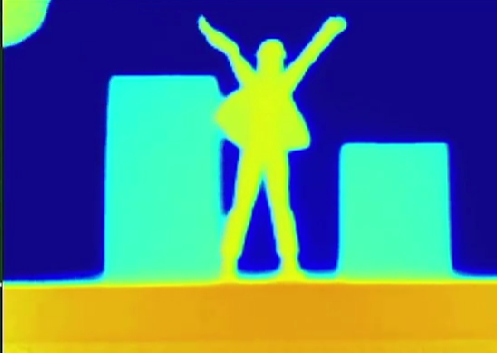
#> input picture Python Scripts/test5.png, 497 x 353 px, found by its file name
$ python servo_angles.py
#> lines starting #> are read from the running program, lines starting #| are printed output that depends on the picture
#************************it is the final one for nxm matric no hardware****************************
#************************it is the final one for nxm matric no hardware****************************
#************************it is the final one for nxm matric no hardware****************************
#************************it is the final one for nxm matric no hardware****************************
import cv2
import numpy as np
import matplotlib.pyplot as plt
from matplotlib import cm

# Step 1: Read image
image = cv2.imread("T:/Scripts\/Major Project/tangible-user-interface/Python Scripts/test5.png")
#> image is the input picture: shape (353, 497, 3); mean B, G, R 125.4, 121.7, 85.7
image = cv2.cvtColor(image, cv2.COLOR_BGR2RGB)
# Mirror the image horizontally
image = cv2.flip(image, 1)
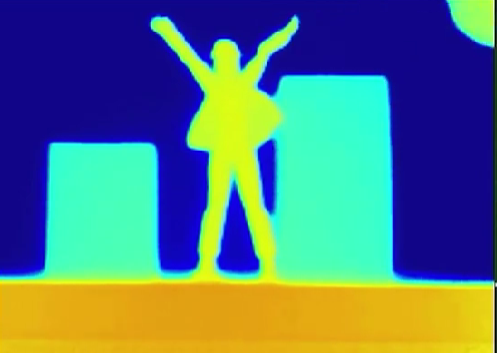
#> image: shape (353, 497, 3); mean R, G, B 85.7, 121.7, 125.4

# Step 2: Convert to HSV and extract Hue channel
hsv = cv2.cvtColor(image, cv2.COLOR_RGB2HSV).astype(np.float32)
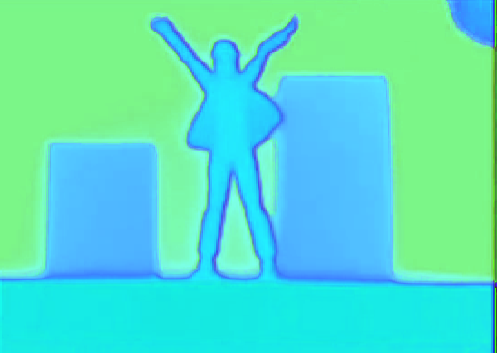
#> hsv: shape (353, 497, 3) float32; mean R, G, B 85.1, 224.6, 197.7
hue = hsv[:, :, 0] / 179.0  # Normalize Hue to [0, 1]
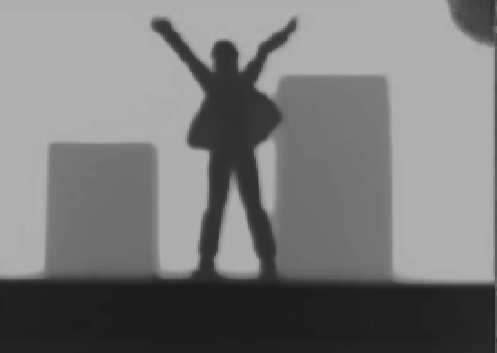
#> hue: shape (353, 497) float32; min 0.112, max 0.704, mean 0.476

# Step 3: Divide into submatrices and compute sums
def sub_matrix(hue_channel, num_blocks=5):
#> called with num_blocks = 3
    h, w = hue_channel.shape
#> h = 353; w = 497
    sub_row_size = h // num_blocks
#> sub_row_size = 117
    sub_col_size = w // num_blocks
#> sub_col_size = 165

    sub_matrices = []
    sum_matrix = np.zeros((num_blocks, num_blocks))

    for i in range(num_blocks):
        row_blocks = []
        for j in range(num_blocks):
            row_start = i * sub_row_size
            col_start = j * sub_col_size

            row_end = (i + 1) * sub_row_size if i != num_blocks - 1 else h
            col_end = (j + 1) * sub_col_size if j != num_blocks - 1 else w

            block = hue_channel[row_start:row_end, col_start:col_end]
            row_blocks.append(block)
            sum_matrix[i, j] = np.sum(block)
        sub_matrices.append(row_blocks)
#> after the loop, sub_matrices = 3 items; sum_matrix = [[13164.9, 10183.4, 12173.8], [10893.1, 8684.5, 11679.8], [5256.9, 5008.9, 6401.5]]

    return sub_matrices, sum_matrix

# Process for both block sizes
sub_matrices_5, sum_matrix_5 = sub_matrix(hue, num_blocks=3
)
#> sub_matrices_5 = 3 items; sum_matrix_5 has the same summary as sum_matrix in sub_matrix

# Corrected normalization
block_size_5 = sub_matrices_5[0][0].size
#> block_size_5 = 19305


new_values_5 = np.abs(sum_matrix_5 - block_size_5)
#> new_values_5 = [[6140.1, 9121.6, 7131.2], [8411.9, 10620.5, 7625.2], [14048.1, 14296.1, 12903.5]]

# Plotting
fig = plt.figure(figsize=(15, 10))

# Original image
ax1 = fig.add_subplot(2, 3, 1)
ax1.imshow(image)
ax1.set_title("Original Image")
ax1.axis("off")

# Hue channel
ax2 = fig.add_subplot(2, 3, 2)
ax2.imshow(hue, cmap="gray")
ax2.set_title("Hue Channel")
ax2.axis("off")

# 20x20 blocks - Bar3D
ax3 = fig.add_subplot(2, 3, 3, projection="3d")
xpos, ypos = np.meshgrid(np.arange(new_values_5.shape[1]), np.arange(new_values_5.shape[0]))
#> xpos = [[0, 1, 2], [0, 1, 2], [0, 1, 2]]; ypos = [[0, 0, 0], [1, 1, 1], [2, 2, 2]]
xpos = xpos.flatten()
ypos = ypos.flatten()
zpos = np.zeros_like(xpos)
dx = dy = 0.8
dz = new_values_5.flatten()
#> dz = [6140.1, 9121.6, 7131.2, 8411.9, 10620.5, 7625.2, 14048.1, 14296.1, 12903.5]
# Map bar heights (dz) to servo angles between 0 and 180 degrees
servo_angles = np.interp(dz, [dz.min(), dz.max()], [0, 180])
#> servo_angles = [0, 65.8, 21.87, 50.14, 98.88, 32.77, 174.5, 180, 149.3]

colors = cm.bone(dz / dz.max())
#> colors = [[0.374, 0.394, 0.499, 1], [0.559, 0.649, 0.684, 1], [0.436, 0.479, 0.561, 1], [0.515, 0.588, 0.64, 1], [0.652, 0.777, 0.777, 1], [0.467, 0.522, 0.592, 1], [0.979, 0.986, 0.986, 1], [1, 1, 1, 1], [0.871, 0.918, 0.918, 1]]
ax3.bar3d(xpos, ypos, zpos, dx, dy, dz, color=colors, shade=True)
# Annotate each 3D bar with its corresponding servo angle  **********************for servo anglres on graph ********************************
#for i in range(len(xpos)):
 #   ax3.text(
  #      xpos[i], ypos[i], dz[i] + 3,   # Position slightly above each bar
   ##    ha='center', fontsize=8, color='black'
    #)

# Print servo angles before showing the plot
print("\nServo Angles (in degrees):")
for angle in servo_angles:
    print(f"{int(angle)}°")
#> this loop made 9 passes
#> angle on passes 2 to 9: 65.8, 21.87, 50.14, 98.88, 32.77, 174.5, 180, 149.3
#| 0°
#| 65°
#| 21°
#| 50°
#| 98°
#| 32°
#| 174°
#| 180°
#> (further printed lines are left out)

ax3.set_title("20x20 Blocks - Bar3D")
ax3.view_init(elev=30, azim=135)


# 20x20 blocks - Surface plot
ax5 = fig.add_subplot(2, 3, 5, projection="3d")
x, y = np.meshgrid(np.arange(new_values_5.shape[1]), np.arange(new_values_5.shape[0]))
ax5.plot_surface(x, y, new_values_5, cmap="bone", edgecolor='k')
ax5.set_title("20x20 Blocks - Surface")
ax5.view_init(elev=45, azim=135)

plt.tight_layout()
plt.show()
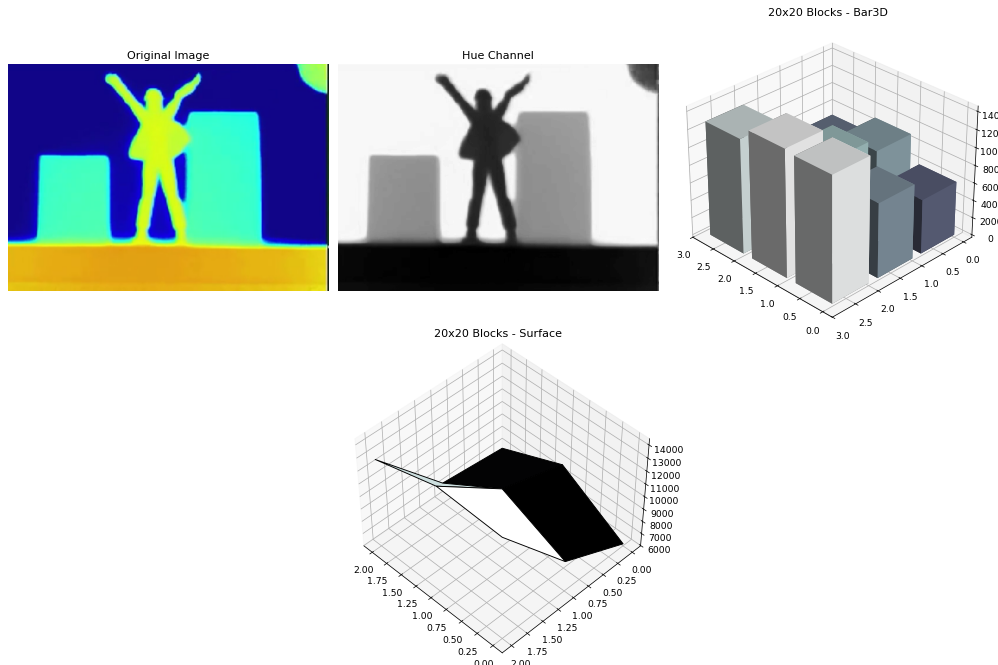
#> figure drawn by matplotlib, 4 panels

$ run again, with Python Scripts/test3.png copied over Python Scripts/test5.png
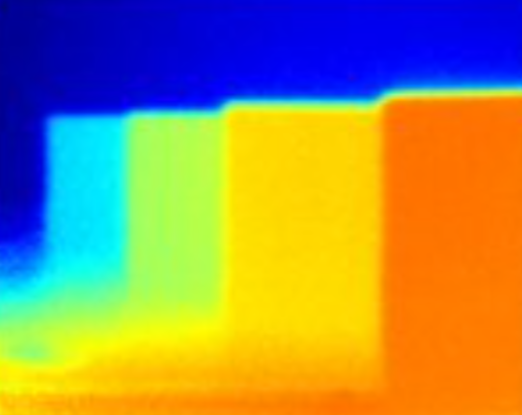
#> input picture Python Scripts/test3.png, 522 x 415 px, found by its file name
#> image is the input picture: shape (415, 522, 3); mean B, G, R 91.4, 141.3, 153
#> `hue = hsv[:, :, 0] / 179.0`:
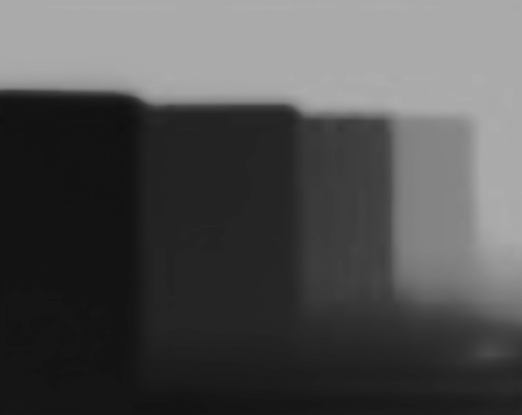
#> hue: shape (415, 522) float32; min 0.0615, max 0.682, mean 0.318
#> after the loop in sub_matrix, `for i in range(num_blocks):`: sub_matrices = 3 items; sum_matrix = [[11507.3, 13308.1, 15408.1], [2136.7, 4072.9, 11624.2], [2156.1, 3281.8, 5443.9]]
#> sub_matrices_5 = 3 items; sum_matrix_5 has the same summary as sum_matrix in sub_matrix
#> new_values_5 = [[12504.7, 10703.9, 8603.9], [21875.3, 19939.1, 12387.8], [21855.9, 20730.2, 18568.1]]
#> dz = [12504.7, 10703.9, 8603.9, 21875.3, 19939.1, 12387.8, 21855.9, 20730.2, 18568.1]
#> servo_angles = [52.91, 28.48, 0, 180, 153.7, 51.32, 179.7, 164.5, 135.1]
#> colors = [[0.501, 0.569, 0.626, 1], [0.429, 0.47, 0.554, 1], [0.343, 0.352, 0.468, 1], [1, 1, 1, 1], [0.882, 0.925, 0.925, 1], [0.494, 0.56, 0.619, 1], [1, 1, 1, 1], [0.93, 0.955, 0.955, 1], [0.796, 0.87, 0.87, 1]]
#> the loop `for angle in servo_angles:` made 9 passes
#> angle on passes 1 to 8: 52.91, 28.48, 0, 180, 153.7, 51.32, 179.7, 164.5
#> (printed output is left out)
#> `plt.show()`:
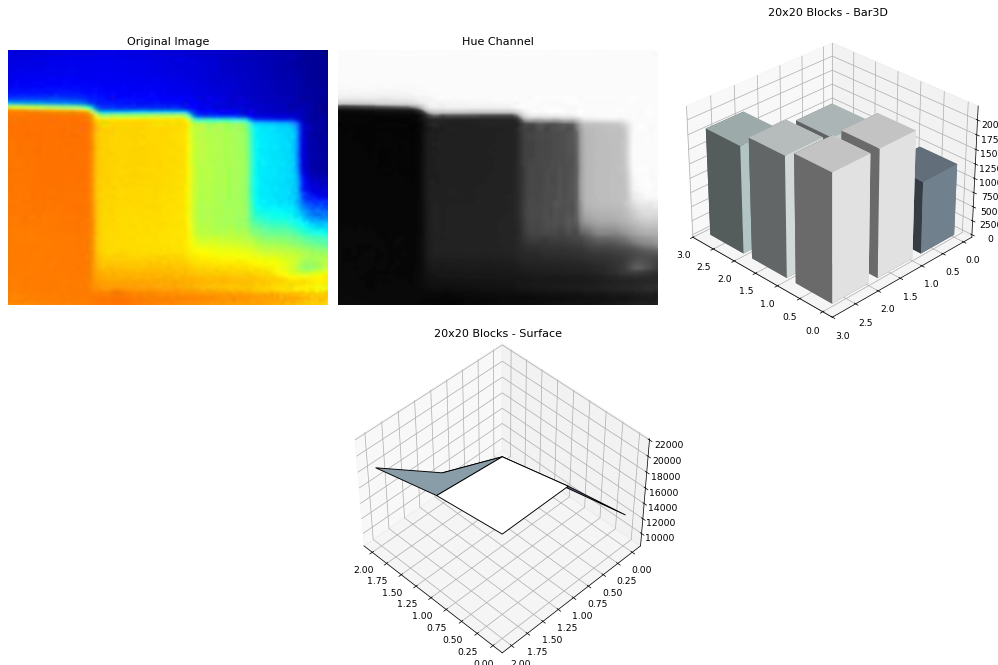
#> figure drawn by matplotlib, 4 panels
